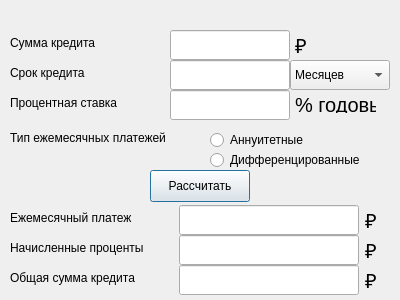
<?xml version="1.0" encoding="UTF-8"?>
<ui version="4.0">
 <class>CreditWindow</class>
 <widget class="QDialog" name="CreditWindow">
  <property name="geometry">
   <rect>
    <x>0</x>
    <y>0</y>
    <width>400</width>
    <height>300</height>
   </rect>
  </property>
  <property name="minimumSize">
   <size>
    <width>400</width>
    <height>220</height>
   </size>
  </property>
  <property name="maximumSize">
   <size>
    <width>400</width>
    <height>300</height>
   </size>
  </property>
  <property name="windowTitle">
   <string>Dialog</string>
  </property>
  <widget class="QLabel" name="label">
   <property name="geometry">
    <rect>
     <x>10</x>
     <y>35</y>
     <width>101</width>
     <height>16</height>
    </rect>
   </property>
   <property name="text">
    <string>Сумма кредита</string>
   </property>
  </widget>
  <widget class="QLabel" name="label_2">
   <property name="geometry">
    <rect>
     <x>10</x>
     <y>65</y>
     <width>101</width>
     <height>16</height>
    </rect>
   </property>
   <property name="text">
    <string>Срок кредита</string>
   </property>
  </widget>
  <widget class="QLabel" name="label_3">
   <property name="geometry">
    <rect>
     <x>10</x>
     <y>95</y>
     <width>131</width>
     <height>16</height>
    </rect>
   </property>
   <property name="text">
    <string>Процентная ставка</string>
   </property>
  </widget>
  <widget class="QLabel" name="label_4">
   <property name="geometry">
    <rect>
     <x>10</x>
     <y>130</y>
     <width>181</width>
     <height>16</height>
    </rect>
   </property>
   <property name="text">
    <string>Тип ежемесячных платежей</string>
   </property>
  </widget>
  <widget class="QRadioButton" name="annuitent">
   <property name="geometry">
    <rect>
     <x>210</x>
     <y>130</y>
     <width>111</width>
     <height>20</height>
    </rect>
   </property>
   <property name="text">
    <string>Аннуитетные</string>
   </property>
  </widget>
  <widget class="QRadioButton" name="differ">
   <property name="geometry">
    <rect>
     <x>210</x>
     <y>150</y>
     <width>171</width>
     <height>20</height>
    </rect>
   </property>
   <property name="text">
    <string>Дифференцированные</string>
   </property>
  </widget>
  <widget class="QLineEdit" name="sumOfCredit">
   <property name="geometry">
    <rect>
     <x>170</x>
     <y>30</y>
     <width>120</width>
     <height>30</height>
    </rect>
   </property>
   <property name="maxLength">
    <number>255</number>
   </property>
  </widget>
  <widget class="QLineEdit" name="timeCredit">
   <property name="geometry">
    <rect>
     <x>170</x>
     <y>60</y>
     <width>120</width>
     <height>30</height>
    </rect>
   </property>
   <property name="maxLength">
    <number>255</number>
   </property>
  </widget>
  <widget class="QLineEdit" name="percent">
   <property name="geometry">
    <rect>
     <x>170</x>
     <y>90</y>
     <width>120</width>
     <height>30</height>
    </rect>
   </property>
   <property name="maxLength">
    <number>255</number>
   </property>
  </widget>
  <widget class="QComboBox" name="monthYear">
   <property name="geometry">
    <rect>
     <x>290</x>
     <y>60</y>
     <width>100</width>
     <height>30</height>
    </rect>
   </property>
   <property name="editable">
    <bool>false</bool>
   </property>
   <property name="currentText">
    <string>Месяцев</string>
   </property>
   <item>
    <property name="text">
     <string>Месяцев</string>
    </property>
   </item>
   <item>
    <property name="text">
     <string>Лет</string>
    </property>
   </item>
  </widget>
  <widget class="QPushButton" name="calcDebt">
   <property name="geometry">
    <rect>
     <x>150</x>
     <y>170</y>
     <width>100</width>
     <height>32</height>
    </rect>
   </property>
   <property name="text">
    <string>Рассчитать</string>
   </property>
  </widget>
  <widget class="QLabel" name="label_5">
   <property name="geometry">
    <rect>
     <x>10</x>
     <y>210</y>
     <width>141</width>
     <height>16</height>
    </rect>
   </property>
   <property name="text">
    <string>Ежемесячный платеж</string>
   </property>
  </widget>
  <widget class="QLabel" name="label_6">
   <property name="geometry">
    <rect>
     <x>10</x>
     <y>240</y>
     <width>181</width>
     <height>16</height>
    </rect>
   </property>
   <property name="text">
    <string>Начисленные проценты</string>
   </property>
  </widget>
  <widget class="QLabel" name="label_7">
   <property name="geometry">
    <rect>
     <x>10</x>
     <y>270</y>
     <width>151</width>
     <height>16</height>
    </rect>
   </property>
   <property name="text">
    <string>Общая сумма кредита</string>
   </property>
  </widget>
  <widget class="QLineEdit" name="monthlyPay">
   <property name="geometry">
    <rect>
     <x>179</x>
     <y>205</y>
     <width>180</width>
     <height>30</height>
    </rect>
   </property>
   <property name="sizePolicy">
    <sizepolicy hsizetype="Fixed" vsizetype="Fixed">
     <horstretch>0</horstretch>
     <verstretch>0</verstretch>
    </sizepolicy>
   </property>
   <property name="minimumSize">
    <size>
     <width>180</width>
     <height>30</height>
    </size>
   </property>
   <property name="maximumSize">
    <size>
     <width>180</width>
     <height>30</height>
    </size>
   </property>
   <property name="maxLength">
    <number>255</number>
   </property>
   <property name="readOnly">
    <bool>false</bool>
   </property>
  </widget>
  <widget class="QLineEdit" name="debtPercents">
   <property name="geometry">
    <rect>
     <x>179</x>
     <y>235</y>
     <width>180</width>
     <height>30</height>
    </rect>
   </property>
   <property name="minimumSize">
    <size>
     <width>180</width>
     <height>30</height>
    </size>
   </property>
   <property name="maximumSize">
    <size>
     <width>180</width>
     <height>30</height>
    </size>
   </property>
   <property name="maxLength">
    <number>255</number>
   </property>
   <property name="readOnly">
    <bool>true</bool>
   </property>
  </widget>
  <widget class="QLineEdit" name="totalDebt">
   <property name="geometry">
    <rect>
     <x>179</x>
     <y>265</y>
     <width>180</width>
     <height>30</height>
    </rect>
   </property>
   <property name="minimumSize">
    <size>
     <width>180</width>
     <height>30</height>
    </size>
   </property>
   <property name="maximumSize">
    <size>
     <width>180</width>
     <height>30</height>
    </size>
   </property>
   <property name="maxLength">
    <number>255</number>
   </property>
   <property name="readOnly">
    <bool>true</bool>
   </property>
  </widget>
  <widget class="QLabel" name="label_8">
   <property name="geometry">
    <rect>
     <x>295</x>
     <y>37</y>
     <width>58</width>
     <height>16</height>
    </rect>
   </property>
   <property name="font">
    <font>
     <pointsize>15</pointsize>
    </font>
   </property>
   <property name="text">
    <string>₽</string>
   </property>
  </widget>
  <widget class="QLabel" name="label_9">
   <property name="geometry">
    <rect>
     <x>295</x>
     <y>97</y>
     <width>81</width>
     <height>16</height>
    </rect>
   </property>
   <property name="font">
    <font>
     <pointsize>15</pointsize>
    </font>
   </property>
   <property name="text">
    <string>% годовых</string>
   </property>
  </widget>
  <widget class="QLabel" name="label_10">
   <property name="geometry">
    <rect>
     <x>365</x>
     <y>212</y>
     <width>58</width>
     <height>16</height>
    </rect>
   </property>
   <property name="font">
    <font>
     <pointsize>15</pointsize>
    </font>
   </property>
   <property name="text">
    <string>₽</string>
   </property>
  </widget>
  <widget class="QLabel" name="label_11">
   <property name="geometry">
    <rect>
     <x>365</x>
     <y>242</y>
     <width>58</width>
     <height>16</height>
    </rect>
   </property>
   <property name="font">
    <font>
     <pointsize>15</pointsize>
    </font>
   </property>
   <property name="text">
    <string>₽</string>
   </property>
  </widget>
  <widget class="QLabel" name="label_12">
   <property name="geometry">
    <rect>
     <x>365</x>
     <y>272</y>
     <width>58</width>
     <height>16</height>
    </rect>
   </property>
   <property name="font">
    <font>
     <pointsize>15</pointsize>
    </font>
   </property>
   <property name="text">
    <string>₽</string>
   </property>
  </widget>
 </widget>
 <resources/>
 <connections/>
</ui>
